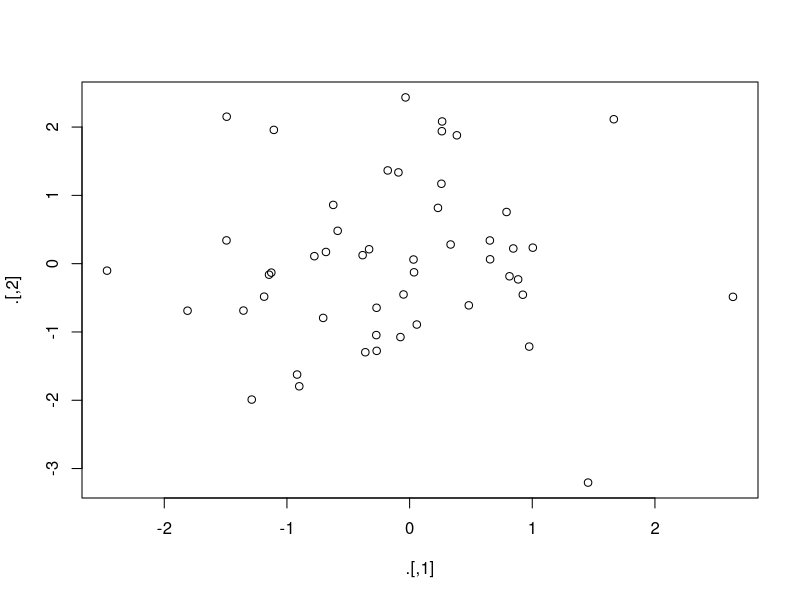
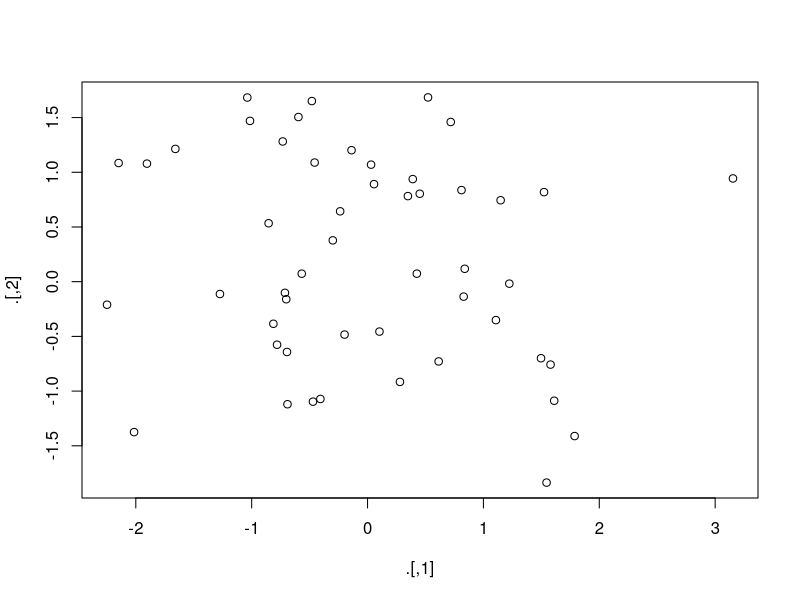

Recreate these plots in R, in order.
# 18 - Pipes

# pipe is loaded by tidyverse, but if you only need the pipe, use:
library(magrittr)

# The pipe doesn't work with pipes (see textbook for explanation):
# 1 - functions that use the current env
# 2 - funcs that use lazy evaluation
# you can use tryCatch() and other funcs for error handling

# Don't use a pipe when:
# 1 - you have more than 10 steps
# 2 - you are combinging more than one data source
# 3 - the program has a non-linear logic (i.e. data doesn't just flow downwards)

# sometimes functions don't return anything - you might wish to print, plot or save, but continue with calculations. To circumvent this, use the T pipe:

rnorm(100) %>%
  matrix(ncol = 2) %T>%
  plot() %>%
  str()

# The following gives a NULL:
rnorm(100) %>%
  matrix(ncol = 2) %>%
  plot() %>%
  str()

# Other pipes:
# Functions that don't have a df-based API (eg inputs are vectors) - use %$%
# This explodes cariables in a df, so you can refer to them individually: 
mtcars %$%
  cor(disp, mpg)


# For assignment, you can replace this: 
mtcars <- mtcars %>%
  transform(cyc = cyl*2)

# ... with this: 
mtcars %<>% transform(cyl = cyl*2)
# ... although Hadley Wickham advises against this, as assignments should be explicit